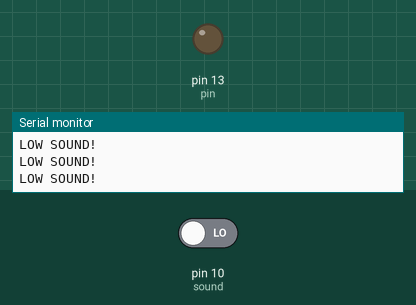
Simulated run of this sketch. Board: Arduino Uno, built with avr-gcc and run on an emulated ATmega328P. Shown: output pins drawn as LEDs (lit = HIGH), the last lines printed to the serial monitor. The test bench sets the inputs (shaded band); at power-on: pin 10 (sound) LOW.

Above: at 1.3 s.
1.4 s: pin 10 (sound) driven HIGH
At 1.9 s:
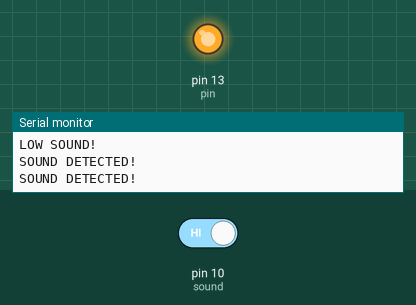
3.0 s: pin 10 (sound) driven LOW
At 4.2 s:
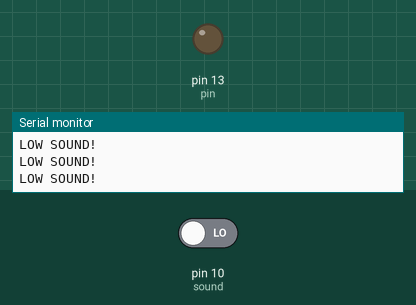
Timing chart, 0 to 6.0 s (numbered marks = the images above; inputs shaded):
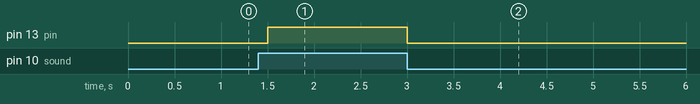

The sketch:

sound-sensor.ino
```cpp
int pin = 13;
int sound = 10;

void setup() {
  Serial.begin(9600);
  pinMode(pin, OUTPUT);
  pinMode(sound, INPUT);
  // put your setup code here, to run once:
}
void loop() {
  int val = digitalRead(sound);

  if(val == HIGH) {
    digitalWrite(pin, HIGH);
    Serial.println("SOUND DETECTED!");
    delay(250);
  }
  else{
    digitalWrite(pin, LOW);
    Serial.println("LOW SOUND!");
    delay(250);
  }
}
```

Measured:
- after the input at 1.4 s, pin 13 (pin): LOW → HIGH after 0.10 s
- after the input at 3.0 s, pin 13 (pin): HIGH → LOW at once
